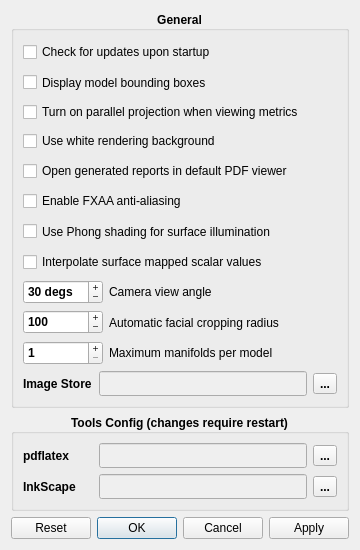
<?xml version="1.0" encoding="UTF-8"?>
<ui version="4.0">
 <class>PreferencesDialog</class>
 <widget class="QDialog" name="PreferencesDialog">
  <property name="windowModality">
   <enum>Qt::ApplicationModal</enum>
  </property>
  <property name="geometry">
   <rect>
    <x>0</x>
    <y>0</y>
    <width>356</width>
    <height>550</height>
   </rect>
  </property>
  <property name="sizePolicy">
   <sizepolicy hsizetype="Preferred" vsizetype="Preferred">
    <horstretch>0</horstretch>
    <verstretch>0</verstretch>
   </sizepolicy>
  </property>
  <property name="windowTitle">
   <string>Cliniface | Preferences</string>
  </property>
  <property name="windowIcon">
   <iconset resource="../resources.qrc">
    <normaloff>:/logos/WINDOW_ICON</normaloff>:/logos/WINDOW_ICON</iconset>
  </property>
  <layout class="QVBoxLayout" name="verticalLayout_2" stretch="1,0,0">
   <item>
    <widget class="QGroupBox" name="groupBox">
     <property name="sizePolicy">
      <sizepolicy hsizetype="Minimum" vsizetype="Minimum">
       <horstretch>0</horstretch>
       <verstretch>0</verstretch>
      </sizepolicy>
     </property>
     <property name="font">
      <font>
       <bold>true</bold>
      </font>
     </property>
     <property name="title">
      <string>General</string>
     </property>
     <property name="alignment">
      <set>Qt::AlignCenter</set>
     </property>
     <layout class="QVBoxLayout" name="verticalLayout">
      <item>
       <widget class="QCheckBox" name="checkUpdateCheckBox">
        <property name="sizePolicy">
         <sizepolicy hsizetype="Preferred" vsizetype="Preferred">
          <horstretch>0</horstretch>
          <verstretch>0</verstretch>
         </sizepolicy>
        </property>
        <property name="minimumSize">
         <size>
          <width>0</width>
          <height>22</height>
         </size>
        </property>
        <property name="font">
         <font>
          <bold>false</bold>
         </font>
        </property>
        <property name="toolTip">
         <string>Uncheck to prevent Cliniface from automatically checking for updates at startup.</string>
        </property>
        <property name="text">
         <string>Check for updates upon startup</string>
        </property>
        <property name="tristate">
         <bool>false</bool>
        </property>
       </widget>
      </item>
      <item>
       <widget class="QCheckBox" name="showBoxesCheckBox">
        <property name="sizePolicy">
         <sizepolicy hsizetype="Preferred" vsizetype="Preferred">
          <horstretch>0</horstretch>
          <verstretch>0</verstretch>
         </sizepolicy>
        </property>
        <property name="minimumSize">
         <size>
          <width>0</width>
          <height>22</height>
         </size>
        </property>
        <property name="font">
         <font>
          <bold>false</bold>
         </font>
        </property>
        <property name="toolTip">
         <string>Whether or not to show a bounding box around the currently selected model.</string>
        </property>
        <property name="text">
         <string>Display model bounding boxes</string>
        </property>
        <property name="tristate">
         <bool>false</bool>
        </property>
       </widget>
      </item>
      <item>
       <widget class="QCheckBox" name="parallelProjectionMetricsCheckBox">
        <property name="minimumSize">
         <size>
          <width>0</width>
          <height>22</height>
         </size>
        </property>
        <property name="font">
         <font>
          <bold>false</bold>
         </font>
        </property>
        <property name="toolTip">
         <string>When displaying facial measurements, parallel projection prevents undesirable distortion.</string>
        </property>
        <property name="text">
         <string>Turn on parallel projection when viewing metrics</string>
        </property>
       </widget>
      </item>
      <item>
       <widget class="QCheckBox" name="whiteBGCheckBox">
        <property name="sizePolicy">
         <sizepolicy hsizetype="Preferred" vsizetype="Preferred">
          <horstretch>0</horstretch>
          <verstretch>0</verstretch>
         </sizepolicy>
        </property>
        <property name="minimumSize">
         <size>
          <width>0</width>
          <height>22</height>
         </size>
        </property>
        <property name="font">
         <font>
          <bold>false</bold>
         </font>
        </property>
        <property name="toolTip">
         <string>A white rendering background is usually better for presentation
purposes or for taking screenshots that will be included in papers.</string>
        </property>
        <property name="text">
         <string>Use white rendering background</string>
        </property>
        <property name="tristate">
         <bool>false</bool>
        </property>
       </widget>
      </item>
      <item>
       <widget class="QCheckBox" name="viewReportsCheckBox">
        <property name="sizePolicy">
         <sizepolicy hsizetype="Preferred" vsizetype="Preferred">
          <horstretch>0</horstretch>
          <verstretch>0</verstretch>
         </sizepolicy>
        </property>
        <property name="minimumSize">
         <size>
          <width>0</width>
          <height>22</height>
         </size>
        </property>
        <property name="font">
         <font>
          <bold>false</bold>
         </font>
        </property>
        <property name="toolTip">
         <string>Note that Adobe Reader is needed to display 3D content on Windows.</string>
        </property>
        <property name="text">
         <string>Open generated reports in default PDF viewer</string>
        </property>
        <property name="tristate">
         <bool>false</bool>
        </property>
       </widget>
      </item>
      <item>
       <widget class="QCheckBox" name="antiAliasCheckBox">
        <property name="sizePolicy">
         <sizepolicy hsizetype="Preferred" vsizetype="Preferred">
          <horstretch>0</horstretch>
          <verstretch>0</verstretch>
         </sizepolicy>
        </property>
        <property name="minimumSize">
         <size>
          <width>0</width>
          <height>22</height>
         </size>
        </property>
        <property name="font">
         <font>
          <bold>false</bold>
         </font>
        </property>
        <property name="toolTip">
         <string>Anti-aliasing helps to remove the &quot;staircase&quot; effect between strongly&lt;br&gt;
contrasting colours, but can make some text more difficult to read.</string>
        </property>
        <property name="text">
         <string>Enable FXAA anti-aliasing</string>
        </property>
        <property name="tristate">
         <bool>false</bool>
        </property>
       </widget>
      </item>
      <item>
       <widget class="QCheckBox" name="smoothLightingCheckBox">
        <property name="sizePolicy">
         <sizepolicy hsizetype="Preferred" vsizetype="Preferred">
          <horstretch>0</horstretch>
          <verstretch>0</verstretch>
         </sizepolicy>
        </property>
        <property name="minimumSize">
         <size>
          <width>0</width>
          <height>22</height>
         </size>
        </property>
        <property name="font">
         <font>
          <bold>false</bold>
         </font>
        </property>
        <property name="toolTip">
         <string>Phong shading is used to simulate realistic lighting - especially for untextured models.</string>
        </property>
        <property name="text">
         <string>Use Phong shading for surface illumination</string>
        </property>
       </widget>
      </item>
      <item>
       <widget class="QCheckBox" name="interpolatedShadingCheckBox">
        <property name="sizePolicy">
         <sizepolicy hsizetype="Preferred" vsizetype="Preferred">
          <horstretch>0</horstretch>
          <verstretch>0</verstretch>
         </sizepolicy>
        </property>
        <property name="minimumSize">
         <size>
          <width>0</width>
          <height>22</height>
         </size>
        </property>
        <property name="font">
         <font>
          <bold>false</bold>
         </font>
        </property>
        <property name="toolTip">
         <string>Interpolated shading is used to reduce the appearance of the model's
triangulated mesh. If unchecked, the triangles will be easier to see.</string>
        </property>
        <property name="text">
         <string>Interpolate surface mapped scalar values</string>
        </property>
       </widget>
      </item>
      <item>
       <layout class="QHBoxLayout" name="horizontalLayout_10" stretch="0,1">
        <item>
         <widget class="QDoubleSpinBox" name="viewAngleSpinBox">
          <property name="minimumSize">
           <size>
            <width>80</width>
            <height>24</height>
           </size>
          </property>
          <property name="toolTip">
           <string>The vertical and horizontal field of view of the camera.</string>
          </property>
          <property name="buttonSymbols">
           <enum>QAbstractSpinBox::PlusMinus</enum>
          </property>
          <property name="suffix">
           <string> degs</string>
          </property>
          <property name="decimals">
           <number>0</number>
          </property>
          <property name="minimum">
           <double>1.000000000000000</double>
          </property>
          <property name="maximum">
           <double>90.000000000000000</double>
          </property>
          <property name="value">
           <double>30.000000000000000</double>
          </property>
         </widget>
        </item>
        <item>
         <widget class="QLabel" name="label_3">
          <property name="font">
           <font>
            <bold>false</bold>
           </font>
          </property>
          <property name="text">
           <string>Camera view angle</string>
          </property>
         </widget>
        </item>
       </layout>
      </item>
      <item>
       <layout class="QHBoxLayout" name="horizontalLayout" stretch="0,1">
        <item>
         <widget class="QDoubleSpinBox" name="cropRadiusSpinBox">
          <property name="minimumSize">
           <size>
            <width>80</width>
            <height>24</height>
           </size>
          </property>
          <property name="toolTip">
           <string>The radius in model units of the region to crop around the detected face centre when auto-cropping.</string>
          </property>
          <property name="buttonSymbols">
           <enum>QAbstractSpinBox::PlusMinus</enum>
          </property>
          <property name="decimals">
           <number>0</number>
          </property>
          <property name="minimum">
           <double>1.000000000000000</double>
          </property>
          <property name="maximum">
           <double>1000.000000000000000</double>
          </property>
          <property name="singleStep">
           <double>1.000000000000000</double>
          </property>
          <property name="value">
           <double>100.000000000000000</double>
          </property>
         </widget>
        </item>
        <item>
         <widget class="QLabel" name="label_20">
          <property name="font">
           <font>
            <bold>false</bold>
           </font>
          </property>
          <property name="text">
           <string>Automatic facial cropping radius</string>
          </property>
         </widget>
        </item>
       </layout>
      </item>
      <item>
       <layout class="QHBoxLayout" name="horizontalLayout_5" stretch="0,1">
        <item>
         <widget class="QSpinBox" name="maxManifoldsSpinBox">
          <property name="minimumSize">
           <size>
            <width>80</width>
            <height>24</height>
           </size>
          </property>
          <property name="toolTip">
           <string>Models can be comprised of several disconnected surfaces. Only the largest N manifolds are used.</string>
          </property>
          <property name="buttonSymbols">
           <enum>QAbstractSpinBox::PlusMinus</enum>
          </property>
          <property name="minimum">
           <number>1</number>
          </property>
          <property name="value">
           <number>1</number>
          </property>
         </widget>
        </item>
        <item>
         <widget class="QLabel" name="label_6">
          <property name="font">
           <font>
            <bold>false</bold>
           </font>
          </property>
          <property name="text">
           <string>Maximum manifolds per model</string>
          </property>
         </widget>
        </item>
       </layout>
      </item>
      <item>
       <layout class="QHBoxLayout" name="horizontalLayout_6" stretch="0,1,0">
        <item>
         <widget class="QLabel" name="label_5">
          <property name="minimumSize">
           <size>
            <width>70</width>
            <height>0</height>
           </size>
          </property>
          <property name="font">
           <font>
            <bold>true</bold>
           </font>
          </property>
          <property name="toolTip">
           <string>Input mask for non-rigid surface registration.</string>
          </property>
          <property name="text">
           <string>Image Store</string>
          </property>
          <property name="alignment">
           <set>Qt::AlignLeading|Qt::AlignLeft|Qt::AlignVCenter</set>
          </property>
         </widget>
        </item>
        <item>
         <widget class="QLineEdit" name="imagesPathLineEdit">
          <property name="enabled">
           <bool>false</bool>
          </property>
          <property name="sizePolicy">
           <sizepolicy hsizetype="Preferred" vsizetype="Preferred">
            <horstretch>0</horstretch>
            <verstretch>0</verstretch>
           </sizepolicy>
          </property>
          <property name="minimumSize">
           <size>
            <width>0</width>
            <height>25</height>
           </size>
          </property>
          <property name="font">
           <font>
            <bold>false</bold>
           </font>
          </property>
          <property name="toolTip">
           <string>Input mask for non-rigid surface registration.</string>
          </property>
         </widget>
        </item>
        <item>
         <widget class="QToolButton" name="imagesPathButton">
          <property name="text">
           <string>...</string>
          </property>
         </widget>
        </item>
       </layout>
      </item>
     </layout>
    </widget>
   </item>
   <item>
    <widget class="QGroupBox" name="groupBox_2">
     <property name="sizePolicy">
      <sizepolicy hsizetype="Minimum" vsizetype="Minimum">
       <horstretch>0</horstretch>
       <verstretch>0</verstretch>
      </sizepolicy>
     </property>
     <property name="font">
      <font>
       <bold>true</bold>
      </font>
     </property>
     <property name="title">
      <string>Tools Config (changes require restart)</string>
     </property>
     <property name="alignment">
      <set>Qt::AlignCenter</set>
     </property>
     <layout class="QVBoxLayout" name="verticalLayout_8">
      <item>
       <layout class="QHBoxLayout" name="horizontalLayout_3" stretch="0,1,0">
        <item>
         <widget class="QLabel" name="label">
          <property name="minimumSize">
           <size>
            <width>70</width>
            <height>0</height>
           </size>
          </property>
          <property name="font">
           <font>
            <bold>true</bold>
           </font>
          </property>
          <property name="toolTip">
           <string>PDF reports are generated using LaTeX. If you already have pdflatex
installed (plus the required packages), you can specify the location
of the executable here. However, without the required packages,
report generation will not work!</string>
          </property>
          <property name="text">
           <string>pdflatex</string>
          </property>
          <property name="alignment">
           <set>Qt::AlignLeading|Qt::AlignLeft|Qt::AlignVCenter</set>
          </property>
         </widget>
        </item>
        <item>
         <widget class="QLineEdit" name="latexExeLineEdit">
          <property name="enabled">
           <bool>false</bool>
          </property>
          <property name="sizePolicy">
           <sizepolicy hsizetype="Preferred" vsizetype="Preferred">
            <horstretch>0</horstretch>
            <verstretch>0</verstretch>
           </sizepolicy>
          </property>
          <property name="minimumSize">
           <size>
            <width>0</width>
            <height>25</height>
           </size>
          </property>
          <property name="font">
           <font>
            <bold>false</bold>
           </font>
          </property>
          <property name="toolTip">
           <string>PDF reports are generated using LaTeX. If you already have pdflatex
installed (plus the required packages), you can specify the location
of the executable here. However, without the required packages,
report generation will not work!</string>
          </property>
         </widget>
        </item>
        <item>
         <widget class="QToolButton" name="latexExeButton">
          <property name="text">
           <string>...</string>
          </property>
         </widget>
        </item>
       </layout>
      </item>
      <item>
       <layout class="QHBoxLayout" name="horizontalLayout_2" stretch="0,1,0">
        <item>
         <widget class="QLabel" name="label_2">
          <property name="minimumSize">
           <size>
            <width>70</width>
            <height>0</height>
           </size>
          </property>
          <property name="font">
           <font>
            <bold>true</bold>
           </font>
          </property>
          <property name="toolTip">
           <string>InkScape is used to produce SVG formatted graphs in the generated reports.
Without InkScape, graphs are embedded as lower quality PNG images.</string>
          </property>
          <property name="text">
           <string>InkScape</string>
          </property>
          <property name="alignment">
           <set>Qt::AlignLeading|Qt::AlignLeft|Qt::AlignVCenter</set>
          </property>
         </widget>
        </item>
        <item>
         <widget class="QLineEdit" name="inkscapeExeLineEdit">
          <property name="enabled">
           <bool>false</bool>
          </property>
          <property name="sizePolicy">
           <sizepolicy hsizetype="Preferred" vsizetype="Preferred">
            <horstretch>0</horstretch>
            <verstretch>0</verstretch>
           </sizepolicy>
          </property>
          <property name="minimumSize">
           <size>
            <width>0</width>
            <height>25</height>
           </size>
          </property>
          <property name="font">
           <font>
            <bold>false</bold>
           </font>
          </property>
          <property name="toolTip">
           <string>InkScape is used to produce SVG formatted graphs in the generated reports.
Without InkScape, graphs are embedded as lower quality PNG images.</string>
          </property>
         </widget>
        </item>
        <item>
         <widget class="QToolButton" name="inkscapeExeButton">
          <property name="text">
           <string>...</string>
          </property>
         </widget>
        </item>
       </layout>
      </item>
     </layout>
    </widget>
   </item>
   <item>
    <widget class="QDialogButtonBox" name="buttonBox">
     <property name="orientation">
      <enum>Qt::Horizontal</enum>
     </property>
     <property name="standardButtons">
      <set>QDialogButtonBox::Apply|QDialogButtonBox::Cancel|QDialogButtonBox::Ok|QDialogButtonBox::Reset</set>
     </property>
     <property name="centerButtons">
      <bool>false</bool>
     </property>
    </widget>
   </item>
  </layout>
 </widget>
 <resources>
  <include location="../resources.qrc"/>
 </resources>
 <connections>
  <connection>
   <sender>buttonBox</sender>
   <signal>accepted()</signal>
   <receiver>PreferencesDialog</receiver>
   <slot>accept()</slot>
   <hints>
    <hint type="sourcelabel">
     <x>227</x>
     <y>512</y>
    </hint>
    <hint type="destinationlabel">
     <x>227</x>
     <y>266</y>
    </hint>
   </hints>
  </connection>
  <connection>
   <sender>buttonBox</sender>
   <signal>rejected()</signal>
   <receiver>PreferencesDialog</receiver>
   <slot>reject()</slot>
   <hints>
    <hint type="sourcelabel">
     <x>227</x>
     <y>512</y>
    </hint>
    <hint type="destinationlabel">
     <x>227</x>
     <y>266</y>
    </hint>
   </hints>
  </connection>
 </connections>
</ui>
